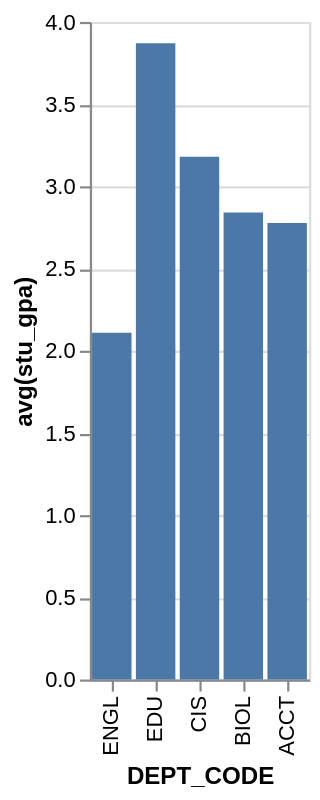

Express this chart as Vega-Lite.
### Vega-Lite specification from a JSON file in a GitHub repository (floating-point values rounded to 4 significant figures)
{"data": {"values": [{"x_data": "ENGL", "y_data": 2.11}, {"x_data": "EDU", "y_data": 3.87}, {"x_data": "CIS", "y_data": 3.18}, {"x_data": "BIOL", "y_data": 2.84}, {"x_data": "ACCT", "y_data": 2.777}]}, "mark": "bar", "encoding": {"x": {"field": "x_data", "type": "nominal", "title": "DEPT_CODE", "sort": "descending"}, "y": {"field": "y_data", "type": "quantitative", "title": "avg(stu_gpa)"}}}
